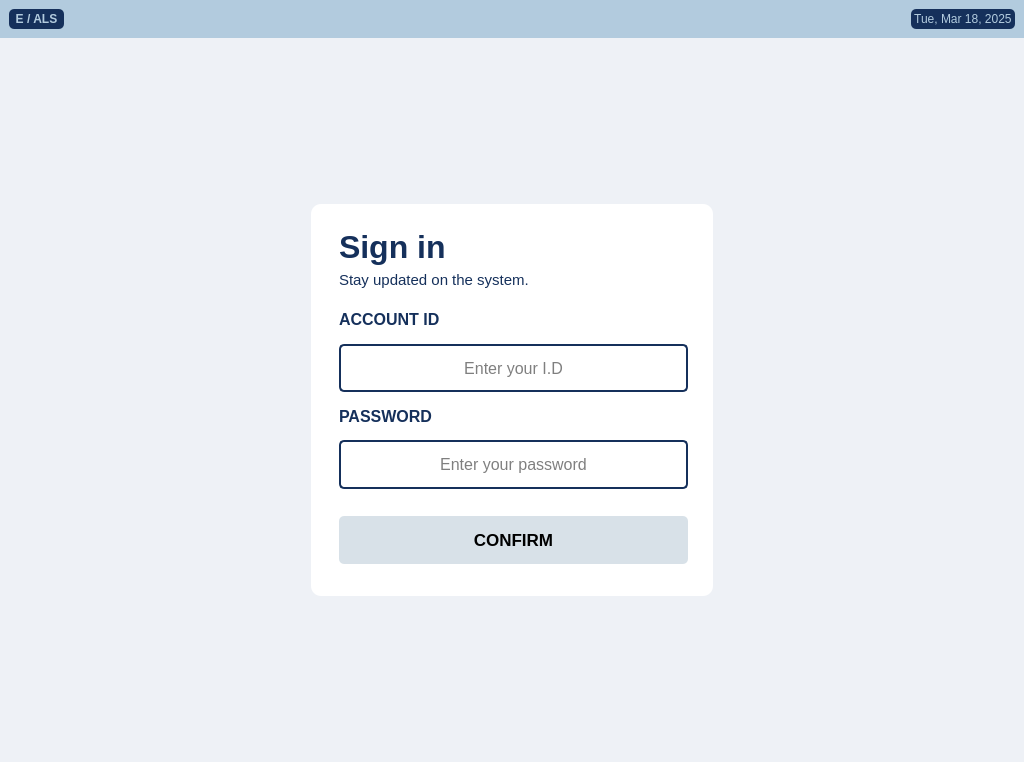
<?xml version="1.0" encoding="UTF-8"?>
<ui version="4.0">
 <class>MainWindow</class>
 <widget class="QMainWindow" name="MainWindow">
  <property name="geometry">
   <rect>
    <x>0</x>
    <y>0</y>
    <width>1024</width>
    <height>762</height>
   </rect>
  </property>
  <property name="windowTitle">
   <string>MainWindow</string>
  </property>
  <property name="styleSheet">
   <string notr="true">QMainWindow {
    background-image: url(&quot;C:/Users/maeve/Documents/GitHub/cpet8_group8_workspace/EALS UI/v0.2/resources/eals_log_bg.jpg&quot;);
    background-position: center;
    background-repeat: no-repeat;
    background-color: #eef1f6
}
</string>
  </property>
  <widget class="QWidget" name="centralwidget">
   <layout class="QGridLayout" name="gridLayout_3" rowstretch="0,0" columnstretch="0,0">
    <property name="leftMargin">
     <number>0</number>
    </property>
    <property name="topMargin">
     <number>0</number>
    </property>
    <property name="rightMargin">
     <number>0</number>
    </property>
    <property name="bottomMargin">
     <number>0</number>
    </property>
    <property name="spacing">
     <number>0</number>
    </property>
    <item row="0" column="0" colspan="2">
     <widget class="QWidget" name="home_statusbar" native="true">
      <property name="styleSheet">
       <string notr="true">background-color: rgb(255, 255, 255);background-color: #b2cbde;
color: #15305b;
</string>
      </property>
      <layout class="QHBoxLayout" name="horizontalLayout" stretch="0,10,1">
       <property name="spacing">
        <number>10</number>
       </property>
       <property name="topMargin">
        <number>9</number>
       </property>
       <property name="bottomMargin">
        <number>9</number>
       </property>
       <item>
        <widget class="QLabel" name="label_5">
         <property name="font">
          <font>
           <bold>true</bold>
          </font>
         </property>
         <property name="styleSheet">
          <string notr="true">background-color: rgb(21, 48, 91);
color: rgb(178, 203, 222);
border-radius: 5px;</string>
         </property>
         <property name="text">
          <string>  E / ALS  </string>
         </property>
         <property name="alignment">
          <set>Qt::AlignmentFlag::AlignCenter</set>
         </property>
        </widget>
       </item>
       <item>
        <spacer name="horizontalSpacer_2">
         <property name="orientation">
          <enum>Qt::Orientation::Horizontal</enum>
         </property>
         <property name="sizeHint" stdset="0">
          <size>
           <width>835</width>
           <height>20</height>
          </size>
         </property>
        </spacer>
       </item>
       <item>
        <widget class="QLabel" name="date_today">
         <property name="styleSheet">
          <string notr="true">background-color: rgb(21, 48, 91);
color: rgb(178, 203, 222);
border-radius: 5px;</string>
         </property>
         <property name="text">
          <string> Tue, Mar 18, 2025 </string>
         </property>
         <property name="alignment">
          <set>Qt::AlignmentFlag::AlignCenter</set>
         </property>
        </widget>
       </item>
      </layout>
     </widget>
    </item>
    <item row="1" column="0">
     <widget class="QStackedWidget" name="main_page">
      <property name="styleSheet">
       <string notr="true"/>
      </property>
      <property name="currentIndex">
       <number>0</number>
      </property>
      <widget class="QWidget" name="home_page">
       <layout class="QGridLayout" name="gridLayout_4" rowstretch="2,5,2" columnstretch="3,4,3">
        <item row="1" column="2">
         <spacer name="horizontalSpacer_4">
          <property name="orientation">
           <enum>Qt::Orientation::Horizontal</enum>
          </property>
          <property name="sizeHint" stdset="0">
           <size>
            <width>40</width>
            <height>20</height>
           </size>
          </property>
         </spacer>
        </item>
        <item row="1" column="1">
         <widget class="QFrame" name="frame">
          <property name="sizePolicy">
           <sizepolicy hsizetype="MinimumExpanding" vsizetype="MinimumExpanding">
            <horstretch>0</horstretch>
            <verstretch>0</verstretch>
           </sizepolicy>
          </property>
          <property name="styleSheet">
           <string notr="true">QFrame  {
	background-color: rgb(255, 255, 255);
border-radius: 10px;
color: #15305b;

}
</string>
          </property>
          <property name="frameShape">
           <enum>QFrame::Shape::Box</enum>
          </property>
          <property name="frameShadow">
           <enum>QFrame::Shadow::Sunken</enum>
          </property>
          <layout class="QGridLayout" name="gridLayout_2">
           <property name="leftMargin">
            <number>18</number>
           </property>
           <property name="rightMargin">
            <number>15</number>
           </property>
           <property name="bottomMargin">
            <number>14</number>
           </property>
           <item row="0" column="0">
            <layout class="QGridLayout" name="gridLayout" rowstretch="0,2,0,1,2,2,0,0,2,2,0,2">
             <property name="leftMargin">
              <number>10</number>
             </property>
             <property name="topMargin">
              <number>10</number>
             </property>
             <property name="rightMargin">
              <number>10</number>
             </property>
             <property name="bottomMargin">
              <number>18</number>
             </property>
             <property name="spacing">
              <number>0</number>
             </property>
             <item row="8" column="0">
              <widget class="QLabel" name="label_4">
               <property name="sizePolicy">
                <sizepolicy hsizetype="Expanding" vsizetype="Expanding">
                 <horstretch>0</horstretch>
                 <verstretch>0</verstretch>
                </sizepolicy>
               </property>
               <property name="font">
                <font>
                 <pointsize>12</pointsize>
                 <bold>true</bold>
                </font>
               </property>
               <property name="text">
                <string>PASSWORD</string>
               </property>
              </widget>
             </item>
             <item row="11" column="0">
              <widget class="QPushButton" name="home_login_btn">
               <property name="sizePolicy">
                <sizepolicy hsizetype="Minimum" vsizetype="Expanding">
                 <horstretch>0</horstretch>
                 <verstretch>0</verstretch>
                </sizepolicy>
               </property>
               <property name="minimumSize">
                <size>
                 <width>0</width>
                 <height>40</height>
                </size>
               </property>
               <property name="font">
                <font>
                 <pointsize>13</pointsize>
                 <bold>true</bold>
                 <kerning>false</kerning>
                </font>
               </property>
               <property name="styleSheet">
                <string notr="true">border-radius: 5px;
background-color: #d8e1e8;</string>
               </property>
               <property name="text">
                <string>CONFIRM</string>
               </property>
               <property name="checkable">
                <bool>false</bool>
               </property>
               <property name="flat">
                <bool>false</bool>
               </property>
              </widget>
             </item>
             <item row="9" column="0">
              <widget class="QLineEdit" name="home_pass_box">
               <property name="sizePolicy">
                <sizepolicy hsizetype="Expanding" vsizetype="Expanding">
                 <horstretch>0</horstretch>
                 <verstretch>0</verstretch>
                </sizepolicy>
               </property>
               <property name="minimumSize">
                <size>
                 <width>0</width>
                 <height>40</height>
                </size>
               </property>
               <property name="font">
                <font>
                 <pointsize>12</pointsize>
                </font>
               </property>
               <property name="styleSheet">
                <string notr="true">background-color: rgb(255, 255, 255);
border: 2px solid #15305b;
border-radius: 5px;</string>
               </property>
               <property name="text">
                <string/>
               </property>
               <property name="echoMode">
                <enum>QLineEdit::EchoMode::Password</enum>
               </property>
               <property name="alignment">
                <set>Qt::AlignmentFlag::AlignCenter</set>
               </property>
               <property name="placeholderText">
                <string>Enter your password</string>
               </property>
               <property name="cursorMoveStyle">
                <enum>Qt::CursorMoveStyle::LogicalMoveStyle</enum>
               </property>
               <property name="clearButtonEnabled">
                <bool>true</bool>
               </property>
              </widget>
             </item>
             <item row="10" column="0">
              <spacer name="horizontalSpacer">
               <property name="orientation">
                <enum>Qt::Orientation::Horizontal</enum>
               </property>
               <property name="sizeHint" stdset="0">
                <size>
                 <width>40</width>
                 <height>27</height>
                </size>
               </property>
              </spacer>
             </item>
             <item row="5" column="0">
              <widget class="QLineEdit" name="home_id_box">
               <property name="sizePolicy">
                <sizepolicy hsizetype="Expanding" vsizetype="Expanding">
                 <horstretch>0</horstretch>
                 <verstretch>0</verstretch>
                </sizepolicy>
               </property>
               <property name="minimumSize">
                <size>
                 <width>0</width>
                 <height>40</height>
                </size>
               </property>
               <property name="font">
                <font>
                 <pointsize>12</pointsize>
                </font>
               </property>
               <property name="styleSheet">
                <string notr="true">background-color: rgb(255, 255, 255);
border: 2px solid #15305b;
border-radius: 5px;</string>
               </property>
               <property name="alignment">
                <set>Qt::AlignmentFlag::AlignCenter</set>
               </property>
               <property name="placeholderText">
                <string>Enter your I.D</string>
               </property>
               <property name="clearButtonEnabled">
                <bool>true</bool>
               </property>
              </widget>
             </item>
             <item row="1" column="0">
              <widget class="QLabel" name="label_2">
               <property name="sizePolicy">
                <sizepolicy hsizetype="Expanding" vsizetype="Expanding">
                 <horstretch>0</horstretch>
                 <verstretch>0</verstretch>
                </sizepolicy>
               </property>
               <property name="font">
                <font>
                 <pointsize>24</pointsize>
                 <bold>true</bold>
                 <kerning>true</kerning>
                </font>
               </property>
               <property name="styleSheet">
                <string notr="true">min-width: 10em;</string>
               </property>
               <property name="text">
                <string>Sign in</string>
               </property>
               <property name="scaledContents">
                <bool>true</bool>
               </property>
               <property name="wordWrap">
                <bool>false</bool>
               </property>
              </widget>
             </item>
             <item row="4" column="0">
              <widget class="QLabel" name="label_3">
               <property name="sizePolicy">
                <sizepolicy hsizetype="Expanding" vsizetype="Expanding">
                 <horstretch>0</horstretch>
                 <verstretch>0</verstretch>
                </sizepolicy>
               </property>
               <property name="font">
                <font>
                 <pointsize>12</pointsize>
                 <bold>true</bold>
                 <kerning>true</kerning>
                </font>
               </property>
               <property name="text">
                <string>ACCOUNT ID</string>
               </property>
              </widget>
             </item>
             <item row="3" column="0">
              <widget class="QLabel" name="label">
               <property name="sizePolicy">
                <sizepolicy hsizetype="Expanding" vsizetype="Expanding">
                 <horstretch>0</horstretch>
                 <verstretch>0</verstretch>
                </sizepolicy>
               </property>
               <property name="font">
                <font>
                 <pointsize>11</pointsize>
                 <kerning>false</kerning>
                </font>
               </property>
               <property name="frameShape">
                <enum>QFrame::Shape::NoFrame</enum>
               </property>
               <property name="frameShadow">
                <enum>QFrame::Shadow::Plain</enum>
               </property>
               <property name="lineWidth">
                <number>1</number>
               </property>
               <property name="text">
                <string>Stay updated on the system.</string>
               </property>
               <property name="scaledContents">
                <bool>true</bool>
               </property>
               <property name="alignment">
                <set>Qt::AlignmentFlag::AlignLeading|Qt::AlignmentFlag::AlignLeft|Qt::AlignmentFlag::AlignTop</set>
               </property>
              </widget>
             </item>
            </layout>
           </item>
          </layout>
         </widget>
        </item>
        <item row="1" column="0">
         <spacer name="horizontalSpacer_3">
          <property name="orientation">
           <enum>Qt::Orientation::Horizontal</enum>
          </property>
          <property name="sizeHint" stdset="0">
           <size>
            <width>40</width>
            <height>20</height>
           </size>
          </property>
         </spacer>
        </item>
        <item row="2" column="1">
         <spacer name="verticalSpacer">
          <property name="orientation">
           <enum>Qt::Orientation::Vertical</enum>
          </property>
          <property name="sizeHint" stdset="0">
           <size>
            <width>20</width>
            <height>40</height>
           </size>
          </property>
         </spacer>
        </item>
        <item row="0" column="1">
         <spacer name="verticalSpacer_2">
          <property name="orientation">
           <enum>Qt::Orientation::Vertical</enum>
          </property>
          <property name="sizeHint" stdset="0">
           <size>
            <width>20</width>
            <height>40</height>
           </size>
          </property>
         </spacer>
        </item>
       </layout>
      </widget>
      <widget class="QWidget" name="bio1_page">
       <layout class="QGridLayout" name="gridLayout_5" rowstretch="10,1" columnstretch="1,3,3,1">
        <property name="leftMargin">
         <number>40</number>
        </property>
        <property name="topMargin">
         <number>40</number>
        </property>
        <property name="rightMargin">
         <number>40</number>
        </property>
        <property name="bottomMargin">
         <number>40</number>
        </property>
        <property name="spacing">
         <number>9</number>
        </property>
        <item row="0" column="0" colspan="2">
         <widget class="QFrame" name="frame_2">
          <property name="frameShape">
           <enum>QFrame::Shape::StyledPanel</enum>
          </property>
          <property name="frameShadow">
           <enum>QFrame::Shadow::Raised</enum>
          </property>
          <layout class="QVBoxLayout" name="verticalLayout">
           <item>
            <widget class="QLabel" name="label_12">
             <property name="text">
              <string>Empoyee Biometric</string>
             </property>
             <property name="alignment">
              <set>Qt::AlignmentFlag::AlignCenter</set>
             </property>
            </widget>
           </item>
          </layout>
         </widget>
        </item>
        <item row="0" column="2" colspan="2">
         <widget class="QFrame" name="frame_3">
          <property name="frameShape">
           <enum>QFrame::Shape::StyledPanel</enum>
          </property>
          <property name="frameShadow">
           <enum>QFrame::Shadow::Raised</enum>
          </property>
          <layout class="QGridLayout" name="gridLayout_6" rowstretch="7,1,0,1" columnstretch="2,2,1">
           <item row="3" column="2">
            <widget class="QLabel" name="label_10">
             <property name="styleSheet">
              <string notr="true">border: 1px solid black;</string>
             </property>
             <property name="text">
              <string>Shift:</string>
             </property>
            </widget>
           </item>
           <item row="0" column="0" colspan="3">
            <widget class="QLabel" name="label_7">
             <property name="styleSheet">
              <string notr="true">background-color: rgb(236, 236, 236);</string>
             </property>
             <property name="text">
              <string>Employee Picture</string>
             </property>
             <property name="alignment">
              <set>Qt::AlignmentFlag::AlignCenter</set>
             </property>
            </widget>
           </item>
           <item row="3" column="1">
            <widget class="QLabel" name="label_9">
             <property name="styleSheet">
              <string notr="true">border: 1px solid black;</string>
             </property>
             <property name="text">
              <string>Position:</string>
             </property>
            </widget>
           </item>
           <item row="3" column="0">
            <widget class="QLabel" name="label_8">
             <property name="styleSheet">
              <string notr="true">border: 1px solid black;</string>
             </property>
             <property name="text">
              <string>Department:</string>
             </property>
            </widget>
           </item>
           <item row="1" column="0" colspan="3">
            <widget class="QLabel" name="label_11">
             <property name="styleSheet">
              <string notr="true">border: 1px solid black;</string>
             </property>
             <property name="text">
              <string>Name:</string>
             </property>
            </widget>
           </item>
          </layout>
         </widget>
        </item>
        <item row="1" column="0">
         <widget class="QFrame" name="frame_4">
          <property name="frameShape">
           <enum>QFrame::Shape::StyledPanel</enum>
          </property>
          <property name="frameShadow">
           <enum>QFrame::Shadow::Raised</enum>
          </property>
          <layout class="QGridLayout" name="gridLayout_7">
           <item row="0" column="0">
            <widget class="QProgressBar" name="progressBar">
             <property name="styleSheet">
              <string notr="true">QProgressBar {
    border: 1px solid #E0E0E0;
    border-radius: 5px;
    background-color: #F5F5F5;
    text-align: center;
    height: 25px;
    font-size: 14px;
    font-weight: bold;
    color: #333333;
}

QProgressBar::chunk {
    background-color: qlineargradient(spread:pad, x1:0, y1:0, x2:1, y2:0, 
                                    stop:0 #2ECC71, stop:1 #1ABC9C);
    border-radius: 5px;
}</string>
             </property>
             <property name="maximum">
              <number>2</number>
             </property>
             <property name="value">
              <number>1</number>
             </property>
             <property name="format">
              <string>%v/%m</string>
             </property>
            </widget>
           </item>
          </layout>
         </widget>
        </item>
        <item row="1" column="1" colspan="2">
         <widget class="QFrame" name="frame_5">
          <property name="frameShape">
           <enum>QFrame::Shape::StyledPanel</enum>
          </property>
          <property name="frameShadow">
           <enum>QFrame::Shadow::Raised</enum>
          </property>
          <layout class="QGridLayout" name="gridLayout_8">
           <item row="0" column="0">
            <widget class="QLabel" name="label_13">
             <property name="text">
              <string>Place your finger on the fingerprint sensor to confirm your identity.</string>
             </property>
             <property name="alignment">
              <set>Qt::AlignmentFlag::AlignCenter</set>
             </property>
            </widget>
           </item>
          </layout>
         </widget>
        </item>
        <item row="1" column="3">
         <widget class="QPushButton" name="bio1_next">
          <property name="sizePolicy">
           <sizepolicy hsizetype="Minimum" vsizetype="MinimumExpanding">
            <horstretch>0</horstretch>
            <verstretch>0</verstretch>
           </sizepolicy>
          </property>
          <property name="text">
           <string>Next</string>
          </property>
         </widget>
        </item>
       </layout>
      </widget>
      <widget class="QWidget" name="bio2_page">
       <layout class="QGridLayout" name="gridLayout_12" rowstretch="10,1" columnstretch="1,3,3,1">
        <property name="leftMargin">
         <number>40</number>
        </property>
        <property name="topMargin">
         <number>40</number>
        </property>
        <property name="rightMargin">
         <number>40</number>
        </property>
        <property name="bottomMargin">
         <number>40</number>
        </property>
        <property name="spacing">
         <number>9</number>
        </property>
        <item row="0" column="0" colspan="2">
         <widget class="QFrame" name="frame_8">
          <property name="frameShape">
           <enum>QFrame::Shape::StyledPanel</enum>
          </property>
          <property name="frameShadow">
           <enum>QFrame::Shadow::Raised</enum>
          </property>
          <layout class="QVBoxLayout" name="verticalLayout_2">
           <item>
            <widget class="QLabel" name="label_19">
             <property name="text">
              <string>Live Facial Image</string>
             </property>
             <property name="alignment">
              <set>Qt::AlignmentFlag::AlignCenter</set>
             </property>
            </widget>
           </item>
          </layout>
         </widget>
        </item>
        <item row="0" column="2" colspan="2">
         <widget class="QFrame" name="frame_6">
          <property name="frameShape">
           <enum>QFrame::Shape::StyledPanel</enum>
          </property>
          <property name="frameShadow">
           <enum>QFrame::Shadow::Raised</enum>
          </property>
          <layout class="QGridLayout" name="gridLayout_9" rowstretch="7,1,0,1" columnstretch="2,2,1">
           <item row="3" column="2">
            <widget class="QLabel" name="label_14">
             <property name="styleSheet">
              <string notr="true">border: 1px solid black;</string>
             </property>
             <property name="text">
              <string>Shift:</string>
             </property>
            </widget>
           </item>
           <item row="0" column="0" colspan="3">
            <widget class="QLabel" name="label_15">
             <property name="styleSheet">
              <string notr="true">background-color: rgb(236, 236, 236);</string>
             </property>
             <property name="text">
              <string>Employee Picture</string>
             </property>
             <property name="alignment">
              <set>Qt::AlignmentFlag::AlignCenter</set>
             </property>
            </widget>
           </item>
           <item row="3" column="1">
            <widget class="QLabel" name="label_16">
             <property name="styleSheet">
              <string notr="true">border: 1px solid black;</string>
             </property>
             <property name="text">
              <string>Position:</string>
             </property>
            </widget>
           </item>
           <item row="3" column="0">
            <widget class="QLabel" name="label_17">
             <property name="styleSheet">
              <string notr="true">border: 1px solid black;</string>
             </property>
             <property name="text">
              <string>Department:</string>
             </property>
            </widget>
           </item>
           <item row="1" column="0" colspan="3">
            <widget class="QLabel" name="label_18">
             <property name="styleSheet">
              <string notr="true">border: 1px solid black;</string>
             </property>
             <property name="text">
              <string>Name:</string>
             </property>
            </widget>
           </item>
          </layout>
         </widget>
        </item>
        <item row="1" column="0">
         <widget class="QFrame" name="frame_7">
          <property name="frameShape">
           <enum>QFrame::Shape::StyledPanel</enum>
          </property>
          <property name="frameShadow">
           <enum>QFrame::Shadow::Raised</enum>
          </property>
          <layout class="QGridLayout" name="gridLayout_10">
           <item row="0" column="0">
            <widget class="QProgressBar" name="progressBar_2">
             <property name="styleSheet">
              <string notr="true">QProgressBar {
    border: 1px solid #E0E0E0;
    border-radius: 5px;
    background-color: #F5F5F5;
    text-align: center;
    height: 25px;
    font-size: 14px;
    font-weight: bold;
    color: #333333;
}

QProgressBar::chunk {
    background-color: qlineargradient(spread:pad, x1:0, y1:0, x2:1, y2:0, 
                                    stop:0 #2ECC71, stop:1 #1ABC9C);
    border-radius: 5px;
}</string>
             </property>
             <property name="maximum">
              <number>2</number>
             </property>
             <property name="value">
              <number>2</number>
             </property>
             <property name="format">
              <string>%v/%m</string>
             </property>
            </widget>
           </item>
          </layout>
         </widget>
        </item>
        <item row="1" column="1" colspan="2">
         <widget class="QFrame" name="frame_9">
          <property name="frameShape">
           <enum>QFrame::Shape::StyledPanel</enum>
          </property>
          <property name="frameShadow">
           <enum>QFrame::Shadow::Raised</enum>
          </property>
          <layout class="QGridLayout" name="gridLayout_11">
           <item row="0" column="0">
            <widget class="QLabel" name="label_20">
             <property name="text">
              <string>Ensure your face is fully visible in the frame.</string>
             </property>
             <property name="alignment">
              <set>Qt::AlignmentFlag::AlignCenter</set>
             </property>
            </widget>
           </item>
          </layout>
         </widget>
        </item>
        <item row="1" column="3">
         <widget class="QPushButton" name="bio2_next">
          <property name="sizePolicy">
           <sizepolicy hsizetype="Minimum" vsizetype="MinimumExpanding">
            <horstretch>0</horstretch>
            <verstretch>0</verstretch>
           </sizepolicy>
          </property>
          <property name="text">
           <string>Next</string>
          </property>
         </widget>
        </item>
       </layout>
      </widget>
      <widget class="QWidget" name="page"/>
     </widget>
    </item>
   </layout>
  </widget>
 </widget>
 <resources>
  <include location="resources/bg_logo.qrc"/>
 </resources>
 <connections/>
</ui>
